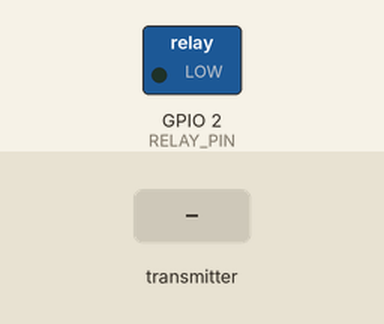
The sketch below on a simulated ESP32. On the bench: switched loads named in the sketch (green lamp = pin HIGH). Inputs (shaded band) come from the test bench. What the sketch prints to the serial monitor is not drawn.

Above: at 1.2 s.
1.3 s: the transmitter starts sending command = 1
At 1.9 s:
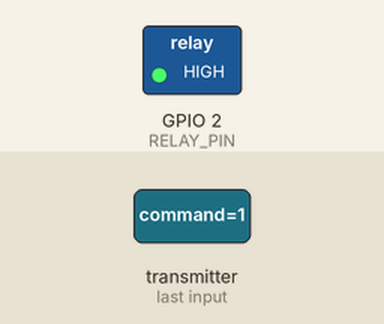
2.8 s: the transmitter starts sending command = 0
At 4.2 s:
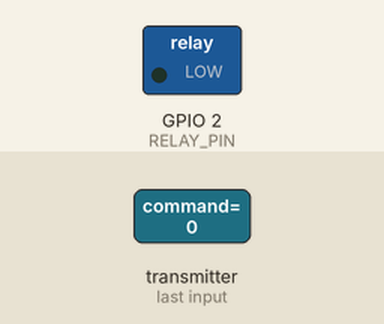
Timing chart, 0 to 5.8 s (numbered marks = the images above; inputs shaded):
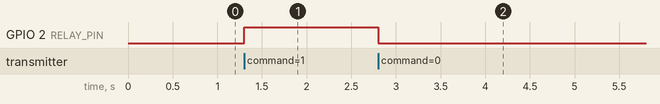

The sketch:

water_pump_code.ino
```cpp
#include <esp_now.h>
#include <WiFi.h>

#define RELAY_PIN 2

bool pumpState = false;

typedef struct struct_message {
  bool command;
} struct_message;

struct_message incomingData;
struct_message outgoingData;

uint8_t esp1Address[] = {0x8c, 0x4f, 0x00, 0x10, 0xd9, 0x9c}; // Replace with ESP1 MAC

// New callback signature for ESP32 core 3.x.x
void OnDataRecv(const esp_now_recv_info_t * info, const uint8_t *incomingDataRaw, int len) {
  memcpy(&incomingData, incomingDataRaw, sizeof(incomingData));
  pumpState = incomingData.command;

  digitalWrite(RELAY_PIN, pumpState);  // Turn pump ON/OFF

  // Send pump status back to ESP1
  outgoingData.command = pumpState;
  esp_now_send(esp1Address, (uint8_t *)&outgoingData, sizeof(outgoingData));
}

void setup() {
  Serial.begin(115200);
  pinMode(RELAY_PIN, OUTPUT);
  digitalWrite(RELAY_PIN, LOW);  // Initial state OFF

  WiFi.mode(WIFI_STA);
  Serial.println(WiFi.macAddress());

  if (esp_now_init() != ESP_OK) {
    Serial.println("ESP-NOW init failed");
    return;
  }

  // Register new format receive callback
  esp_now_register_recv_cb(OnDataRecv);

  esp_now_peer_info_t peerInfo = {};
  memcpy(peerInfo.peer_addr, esp1Address, 6);
  peerInfo.channel = 0;
  peerInfo.encrypt = false;

  if (!esp_now_add_peer(&peerInfo)) {
    Serial.println("ESP1 paired");
  }
}

void loop() {
  // Nothing needed here
}
```

Measured:
- after the input at 1.3 s, GPIO 2 (RELAY_PIN): LOW → HIGH at once
- after the input at 2.8 s, GPIO 2 (RELAY_PIN): HIGH → LOW at once
